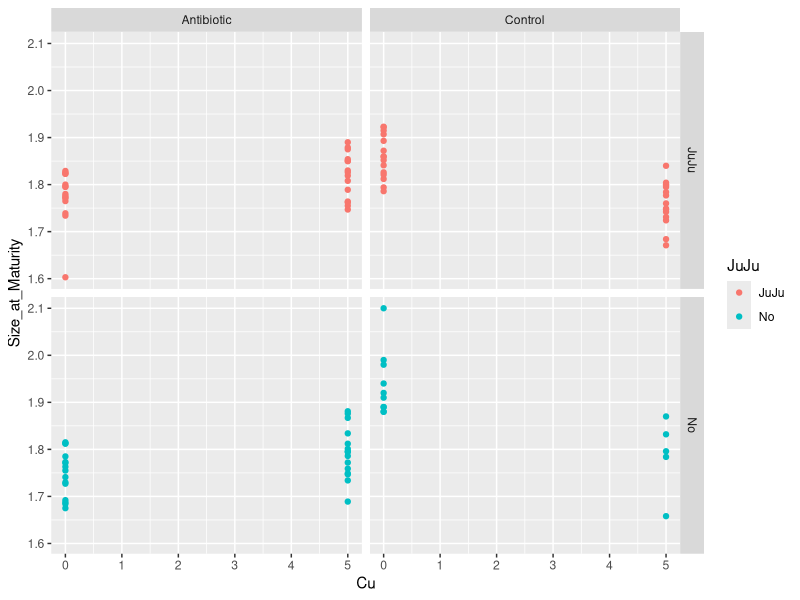
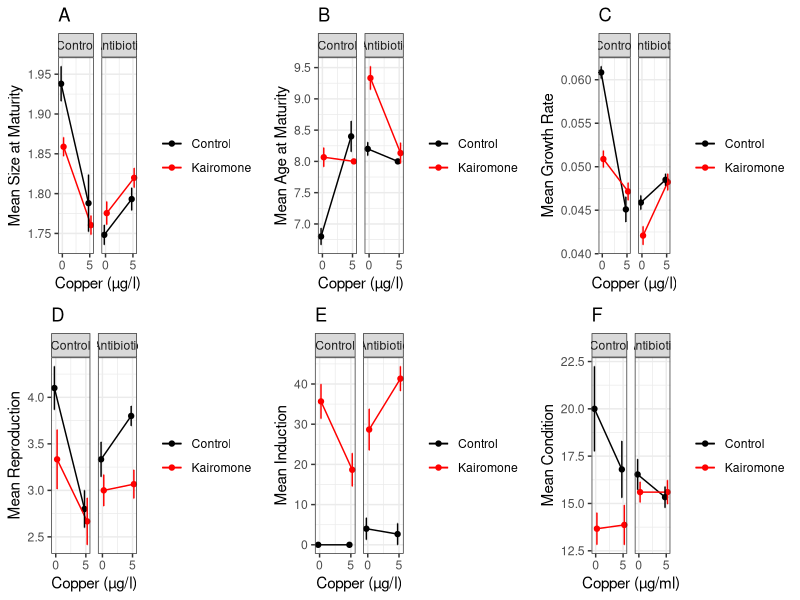

The R script that drew these images, in order:
# life history analysis - Sadeq, Mills, Beckerman

# libraries
library(tidyverse)
library(readxl)
library(car)
library(gridExtra)
library(broom)

# get the data ----
lh_dat <- read_xlsx("Life history data.RLH_SS.xlsx")
glimpse(lh_dat)

# preliminary graphing ----
ggplot(lh_dat, aes(x = Cu, y = Size_at_Maturity, colour = JuJu))+
  geom_point()+
  facet_grid(JuJu~Antibiotic)

# Data Management and Summarisation ----

# summarise all of the traits to get mean ± se
sumDat <- lh_dat %>% 
  group_by(Cu, JuJu, Antibiotic) %>% 
  summarise(meanSize = mean(Size_at_Maturity, na.rm = TRUE),
            lwr_S = meanSize - sd(Size_at_Maturity, na.rm = TRUE)/sqrt(sum(!is.na(Size_at_Maturity))),
            upr_S = meanSize + sd(Size_at_Maturity, na.rm = TRUE)/sqrt(sum(!is.na(Size_at_Maturity))),
            meanAge = mean(Age_at_Maturity, na.rm = TRUE),
            lwr_A = meanAge - sd(Age_at_Maturity, na.rm = TRUE)/sqrt(sum(!is.na(Age_at_Maturity))),
            upr_A = meanAge + sd(Age_at_Maturity, na.rm = TRUE)/sqrt(sum(!is.na(Age_at_Maturity))),
            meanGR = mean(Growth_Rate, na.rm = TRUE),
            lwr_GR = meanGR - sd(Growth_Rate, na.rm = TRUE)/sqrt(sum(!is.na(Growth_Rate))),
            upr_GR = meanGR + sd(Growth_Rate, na.rm = TRUE)/sqrt(sum(!is.na(Growth_Rate))),
            meanRepro = mean(`Clutch Size`, na.rm = TRUE),
            lwr_Repro = meanRepro - sd(`Clutch Size`, na.rm = TRUE)/sqrt(sum(!is.na(`Clutch Size`))),
            upr_Repro = meanRepro + sd(`Clutch Size`, na.rm = TRUE)/sqrt(sum(!is.na(`Clutch Size`))),
            meanInd = mean(Neckteeth_Induction, na.rm = TRUE),
            lwr_ind = meanInd - sd(Neckteeth_Induction, na.rm = TRUE)/sqrt(sum(!is.na(Neckteeth_Induction))),
            upr_ind = meanInd + sd(Neckteeth_Induction, na.rm = TRUE)/sqrt(sum(!is.na(Neckteeth_Induction))),
            meanLipid = mean(Lipid_Index, na.rm = TRUE),
            lwr_lip = meanLipid - sd(Lipid_Index, na.rm = TRUE)/sqrt(sum(!is.na(Lipid_Index))),
            upr_lip = meanLipid + sd(Lipid_Index, na.rm = TRUE)/sqrt(sum(!is.na(Lipid_Index))))

# adjust factor levels for plotting            
sumDat <- sumDat %>% data.frame() %>% 
  mutate(JuJu = case_when(
    JuJu == "No" ~ "Control",
    JuJu == "JuJu" ~ "Kairomone")) %>% 
  mutate(JuJu = factor(JuJu, levels = c("Control", "Kairomone"))) %>% 
  mutate(Antibiotic = factor(Antibiotic, 
                             levels = c("Control", "Antibiotic"))) %>% 
  rename(Kairomone = JuJu)

sumDat

# make the six plot figure - factorial design ----
pSize <- ggplot(sumDat, aes(x = Cu, y = meanSize, 
                   group = Kairomone,
                   colour = Kairomone,
                   ymin = lwr_S,
                   ymax = upr_S))+
  geom_point(position = position_dodge(width = 0.9))+
  geom_line(position = position_dodge(width = 0.9))+
  geom_errorbar(width = 0.1, position = position_dodge(width = 0.9))+
  facet_wrap(~Antibiotic)+ylab("Mean Size at Maturity")+
  scale_colour_manual(values = c(Control = "black", Kairomone = "Red"))+
  xlab("Copper (µg/l)")+
  scale_x_continuous(breaks = c(0,5))+
  theme_bw()+ggtitle("A")+
  theme(legend.title=element_blank())

pAge <- ggplot(sumDat, aes(x = Cu, y = meanAge, 
                         group = Kairomone,
                         colour = Kairomone,
                         ymin = lwr_A,
                         ymax = upr_A))+
  geom_point(position = position_dodge(width = 0.9))+
  geom_line(position = position_dodge(width = 0.9))+
  geom_errorbar(width = 0.1, position = position_dodge(width = 0.9))+
  facet_wrap(~Antibiotic)+ylab("Mean Age at Maturity")+
  scale_colour_manual(values = c(Control = "black", Kairomone = "Red"))+
  xlab("Copper (µg/l)")+
  scale_x_continuous(breaks = c(0,5))+
  theme_bw()+ggtitle("B")+
  theme(legend.title=element_blank())

pGR <- ggplot(sumDat, aes(x = Cu, y = meanGR, 
                         group = Kairomone,
                         colour = Kairomone,
                         ymin = lwr_GR,
                         ymax = upr_GR))+
  geom_point(position = position_dodge(width = 0.9))+
  geom_line(position = position_dodge(width = 0.9))+
  geom_errorbar(width = 0.1, position = position_dodge(width = 0.9))+
  facet_wrap(~Antibiotic)+ylab("Mean Growth Rate")+
  scale_colour_manual(values = c(Control = "black", Kairomone = "Red"))+
  xlab("Copper (µg/l)")+
  scale_x_continuous(breaks = c(0,5))+
  theme_bw()+ggtitle("C")+
  theme(legend.title=element_blank())

pRepro <- ggplot(sumDat, aes(x = Cu, y = meanRepro, 
                         group = Kairomone,
                         colour = Kairomone,
                         ymin = lwr_Repro,
                         ymax = upr_Repro))+
  geom_point(position = position_dodge(width = 0.9))+
  geom_line(position = position_dodge(width = 0.9))+
  geom_errorbar(width = 0.1, position = position_dodge(width = 0.9))+
  facet_wrap(~Antibiotic)+ylab("Mean Reproduction")+
  scale_colour_manual(values = c(Control = "black", Kairomone = "Red"))+
  xlab("Copper (µg/l)")+
  scale_x_continuous(breaks = c(0,5))+
  theme_bw()+ggtitle("D")+
  theme(legend.title=element_blank())

pInd <- ggplot(sumDat, aes(x = Cu, y = meanInd, 
                         group = Kairomone,
                         colour = Kairomone,
                         ymin = lwr_ind,
                         ymax = upr_ind))+
  geom_point(position = position_dodge(width = 0.9))+
  geom_line(position = position_dodge(width = 0.9))+
  geom_errorbar(width = 0.1, position = position_dodge(width = 0.9))+
  facet_wrap(~Antibiotic)+ylab("Mean Induction")+
  scale_colour_manual(values = c(Control = "black", Kairomone = "Red"))+
  xlab("Copper (µg/l)")+
  scale_x_continuous(breaks = c(0,5))+
  theme_bw()+ggtitle("E")+
  theme(legend.title=element_blank())

pLipid <- ggplot(sumDat, aes(x = Cu, y = meanLipid, 
                         group = Kairomone,
                         colour = Kairomone,
                         ymin = lwr_lip,
                         ymax = upr_lip))+
  geom_point(position = position_dodge(width = 0.9))+
  geom_line(position = position_dodge(width = 0.9))+
  geom_errorbar(width = 0.1, position = position_dodge(width = 0.9))+
  facet_wrap(~Antibiotic)+ylab("Mean Condition")+
  scale_colour_manual(values = c(Control = "black", Kairomone = "Red"))+
  theme_bw()+ggtitle("F")+
  xlab("Copper (µg/ml)")+
  scale_x_continuous(breaks = c(0,5))+
  theme(legend.title=element_blank())

# arrange the plots
grid.arrange(pSize,pAge,pGR,pRepro,pInd,pLipid, nrow = 2)

# Statistical Models -----

# overall MANOVA - three way interaction on phenotype
mv_LH <- lm(cbind(Size_at_Maturity, Age_at_Maturity, Growth_Rate,
                  `Clutch Size`, Neckteeth_Induction, Lipid_Index) ~ Cu*JuJu*Antibiotic, data = lh_dat)
Man_out <- Manova(mv_LH, univariate = TRUE)

# for reporting
Man_out

# univariate models
mod_size <- lm(Size_at_Maturity ~ Cu*JuJu*Antibiotic, data = lh_dat)
mod_age <- lm(Age_at_Maturity ~ Cu*JuJu*Antibiotic, data = lh_dat)
mod_GR <- lm(Growth_Rate ~ Cu*JuJu*Antibiotic, data = lh_dat)
mod_repro <- lm(`Clutch Size`~ Cu*JuJu*Antibiotic, data = lh_dat)
mod_ind <- lm(Neckteeth_Induction ~ Cu*JuJu*Antibiotic, data = lh_dat)
mod_lipid <- lm(Lipid_Index ~ Cu*JuJu*Antibiotic, data = lh_dat)

a1 <- Anova(mod_size)
a2 <- Anova(mod_age)
a3 <- Anova(mod_GR)
a4 <- Anova(mod_repro)
a5 <- Anova(mod_ind)
a6 <- Anova(mod_lipid)

##  collect anova tables

out_table <- tidy(bind_rows(a1, a2, a3, a4, a5, a6)) %>% 
  mutate(term = rep(c("Cu","Predation","Antibiotic", 
                      "Cu:Predation", "Predation:Antibiotic", "Cu:Antibiotic",
                      "Cu:Predation:Antibiotic","Residuals"), 6),
         model = rep(c("size","age","gr","repr","ind","lipid"), each = 8)) %>%
  select(model, term, sumsq, df, statistic, p.value) %>% 
  mutate(sig = case_when(
        p.value < 0.05 & p.value >= 0.01 ~ "*",
        p.value < 0.01 & p.value >= 0.001 ~ "**",
        p.value < 0.001 ~ "***",
        p.value >= 0.05 ~ "")) %>% 
  filter(., !grepl("Residuals", term)) 
  
out_table <- out_table %>% 
  mutate(across(where(is.numeric) , round, 3))


# for reporting
out_table
write_csv(out_table, file = "allTrait_Model_univariateANOVA.csv")


# CONTROL/NO ANTIBIOTIC ONLY MODELS ----

mv_LH_II <- lm(cbind(Size_at_Maturity, Age_at_Maturity, Growth_Rate,
                  `Clutch Size`, Neckteeth_Induction, Lipid_Index) ~ Cu*JuJu, 
               data = filter(lh_dat, Antibiotic == "Control"))

Man_out_controls <- Manova(mv_LH_II, univariate = TRUE)

# for reporting
Man_out_controls

# univariate ANOVAs - no antibiotics
mod_size_II <- lm(Size_at_Maturity ~ Cu*JuJu, data = filter(lh_dat, Antibiotic == "Control"))
Anova(mod_size_II)

mod_age_II <- lm(Age_at_Maturity ~ Cu*JuJu, data = filter(lh_dat, Antibiotic == "Control"))
Anova(mod_age_II)

mod_GR_II <- lm(Growth_Rate ~ Cu*JuJu, data = filter(lh_dat, Antibiotic == "Control"))
Anova(mod_GR_II)

mod_repro_II <- lm(`Clutch Size`~ Cu*JuJu, data = filter(lh_dat, Antibiotic == "Control"))
Anova(mod_repro_II)

mod_ind_II <- lm(Neckteeth_Induction ~ Cu*JuJu, data = filter(lh_dat, Antibiotic == "Control"))
Anova(mod_ind_II)

mod_lipid_II <- lm(Lipid_Index ~ Cu*JuJu, data = filter(lh_dat, Antibiotic == "Control"))
Anova(mod_lipid_II)

# Type II tests
a1_c <- Anova(mod_size_II)
a2_c <- Anova(mod_age_II)
a3_c <- Anova(mod_GR_II)
a4_c <- Anova(mod_repro_II)
a5_c <- Anova(mod_ind_II)
a6_c <- Anova(mod_lipid_II)

# collect for reporting
out_table_control <- tidy(bind_rows(a1_c, a2_c, a3_c, a4_c, a5_c, a6_c)) %>% 
  mutate(term = rep(c("Cu","Predation","Cu:Predation","Residuals"), 6),
         model = rep(c("size","age","gr","repr","ind","lipid"), each = 4)) %>%
  select(model, term, sumsq, df, statistic, p.value) %>% 
  mutate(sig = case_when(
    p.value < 0.05 & p.value >= 0.01 ~ "*",
    p.value < 0.01 & p.value >= 0.001 ~ "**",
    p.value < 0.001 ~ "***",
    p.value >= 0.05 ~ "")) %>% 
  filter(., !grepl("Residuals", term))

out_table_control <- out_table_control %>% 
  mutate(across(where(is.numeric) , round, 3))

write_csv(out_table_control, file = "allTrait_Model_univariateANOVA_NoAntibiotic.csv")
